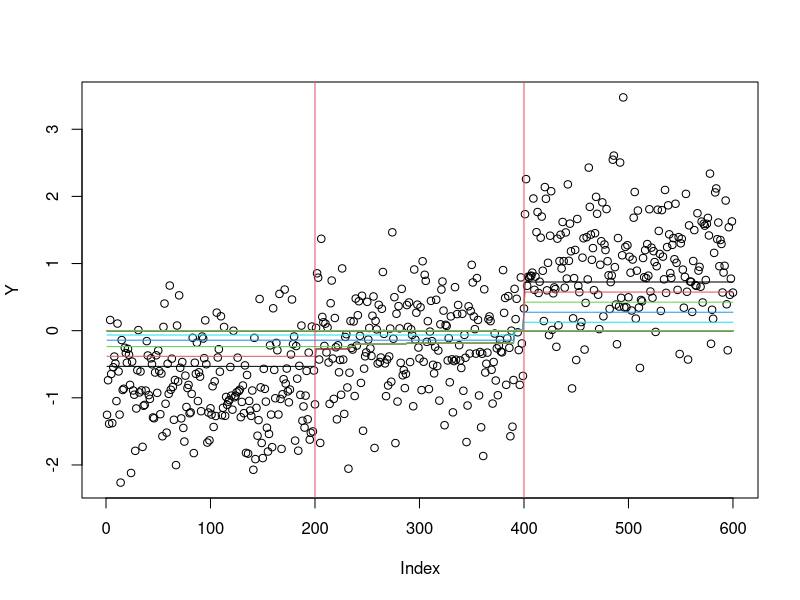
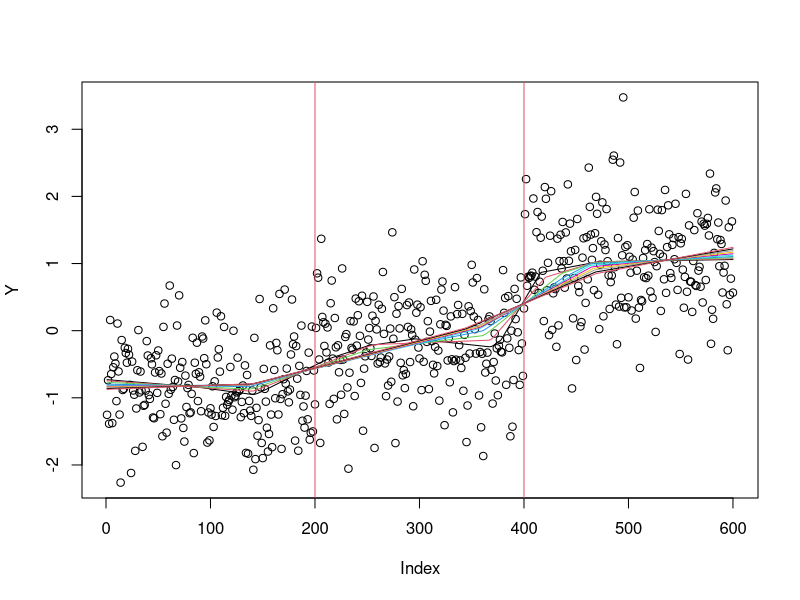

Recreate these plots in R, in order.
library(glmnet)

set.seed(1) 
n <- 600
p <- 1

Y <- matrix(rnorm(n * p), ncol = p)      # simulate observations
Y <- Y + rep(c(0, 1, 3), each = n/3)     # add changepoints
Y <- Y - mean(Y)                         # standardize for glmnet
Y <- Y / sqrt(mean(Y^2))

X  <- matrix(0, n, n)                     # define design matrix
X[lower.tri(X, diag = T)] <- 1
cm <- colMeans(X) 
X  <- t(t(X) - cm) 

lower <- 0.1; upper <- 1; stepsize <- 0.05;               # specify choices of regularization parameters
nfits <- (upper - lower)/stepsize + 1

RES           <- matrix(NA, ncol = 601, nrow = nfits)
RES_predicted <- matrix(NA, ncol = 600, nrow = nfits)

for(j in 1 : nrow(RES)){                                  # perform fit for each lambda
  fit <- glmnet(x = X, y = Y, alpha = 1,
               lambda = seq(lower, upper, stepsize)[j], standardize = F,
               penalty.factor = c(0, rep(1, n - 1)),      # note the 0, the first summand in the penalty is left unpenalized
               intercept = F, thresh = 10^-8)
  
  RES[j,]           <- as.numeric(coef(fit))
  RES_predicted[j,] <- predict(fit, newx = X)
}

RES_theta <- t(X %*% t(RES[, -1]))

plot(Y)
for(i in 1 : nrow(RES)){
   lines(RES_theta[i, ], col = i)
}
abline(v = c(200, 400), col = 2)                          # indicate the true changepoints

#######
# piecewise linear using trend-filtering
#######

D_n_1 		<- matrix(0, n - 1, n)
diag(D_n_1)	<- -1

for(i in 1 : (n - 1)){
   D_n_1[i, i + 1] <- 1
}

D			<- D_n_1[1:(n - 2), 1:(n - 1)] %*% diag(1, n - 1) %*% D_n_1

X	<- round(solve(rbind(c(1, rep(0, n - 1)), c(-1, 1, rep(0, n - 2)), D)))
cm  <- colMeans(X) 
X   <- t(t(X) - cm)

# takes a bit longer
lower <- 0.1; upper <- 1; stepsize <- 0.1;
nfits <- (upper - lower)/stepsize + 1

RES           <- matrix(NA, ncol = 601, nrow = nfits)
RES_predicted <- matrix(NA, ncol = 600, nrow = nfits)

for(j in 1:nrow(RES)){
  fit <- glmnet(x = X, y = Y, alpha = 1,
               lambda = seq(lower, upper, stepsize)[j], standardize = F,
               penalty.factor = c(0, 0, rep(1, n - 2)),   # note the difference when "0, 0" is put
                                                          # to "1, 1" for the first two entries
               intercept = F, thresh = 10^-8)
  RES[j,] <- as.numeric(coef(fit))
  RES_predicted[j,] <- predict(fit, newx = X)
}

RES_theta <- t(X %*% t(RES[, -1]))


plot(Y)
for(i in 1:nrow(RES)){
   lines(RES_theta[i, ], col = i)
}
abline(v = c(200, 400), col = 2)
